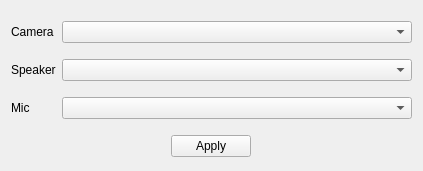
<?xml version="1.0" encoding="UTF-8"?>
<ui version="4.0">
 <class>HardwareDlg</class>
 <widget class="QWidget" name="HardwareDlg">
  <property name="geometry">
   <rect>
    <x>0</x>
    <y>0</y>
    <width>423</width>
    <height>171</height>
   </rect>
  </property>
  <property name="windowTitle">
   <string>HardwareDlg</string>
  </property>
  <layout class="QGridLayout" name="gridLayout">
   <property name="bottomMargin">
    <number>0</number>
   </property>
   <item row="0" column="0">
    <widget class="QLabel" name="label_4">
     <property name="text">
      <string>Camera</string>
     </property>
    </widget>
   </item>
   <item row="0" column="1">
    <widget class="QComboBox" name="comboCamera">
     <property name="sizePolicy">
      <sizepolicy hsizetype="Expanding" vsizetype="Fixed">
       <horstretch>1</horstretch>
       <verstretch>0</verstretch>
      </sizepolicy>
     </property>
    </widget>
   </item>
   <item row="1" column="0">
    <widget class="QLabel" name="label_5">
     <property name="text">
      <string>Speaker</string>
     </property>
    </widget>
   </item>
   <item row="1" column="1">
    <widget class="QComboBox" name="comboSpeaker">
     <property name="sizePolicy">
      <sizepolicy hsizetype="Preferred" vsizetype="Fixed">
       <horstretch>1</horstretch>
       <verstretch>0</verstretch>
      </sizepolicy>
     </property>
    </widget>
   </item>
   <item row="2" column="0">
    <widget class="QLabel" name="label_6">
     <property name="text">
      <string>Mic</string>
     </property>
    </widget>
   </item>
   <item row="2" column="1">
    <widget class="QComboBox" name="comboMicrophone">
     <property name="sizePolicy">
      <sizepolicy hsizetype="Preferred" vsizetype="Fixed">
       <horstretch>1</horstretch>
       <verstretch>0</verstretch>
      </sizepolicy>
     </property>
    </widget>
   </item>
   <item row="3" column="0" colspan="2" alignment="Qt::AlignHCenter">
    <widget class="QPushButton" name="buttonHardwareApply">
     <property name="text">
      <string>Apply</string>
     </property>
    </widget>
   </item>
  </layout>
 </widget>
 <layoutdefault spacing="6" margin="11"/>
 <resources/>
 <connections/>
</ui>
